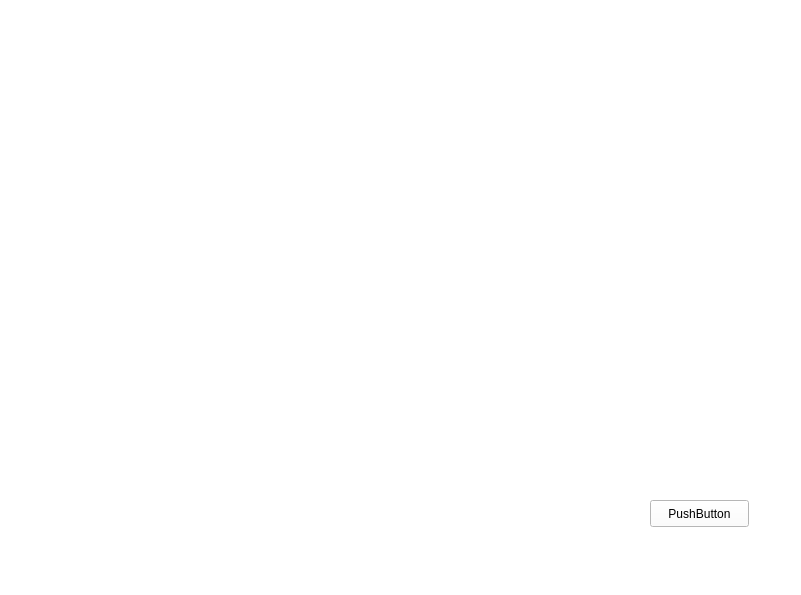
<?xml version="1.0" encoding="UTF-8"?>
<ui version="4.0">
 <class>MainWindow</class>
 <widget class="QMainWindow" name="MainWindow">
  <property name="geometry">
   <rect>
    <x>0</x>
    <y>0</y>
    <width>801</width>
    <height>595</height>
   </rect>
  </property>
  <property name="windowTitle">
   <string>MainWindow</string>
  </property>
  <property name="windowOpacity">
   <double>0.500000000000000</double>
  </property>
  <property name="autoFillBackground">
   <bool>false</bool>
  </property>
  <property name="styleSheet">
   <string notr="true">background: white</string>
  </property>
  <widget class="QWidget" name="centralwidget">
   <widget class="QPushButton" name="butExit">
    <property name="geometry">
     <rect>
      <x>650</x>
      <y>500</y>
      <width>99</width>
      <height>27</height>
     </rect>
    </property>
    <property name="text">
     <string>PushButton</string>
    </property>
   </widget>
  </widget>
 </widget>
 <resources/>
 <connections/>
</ui>
